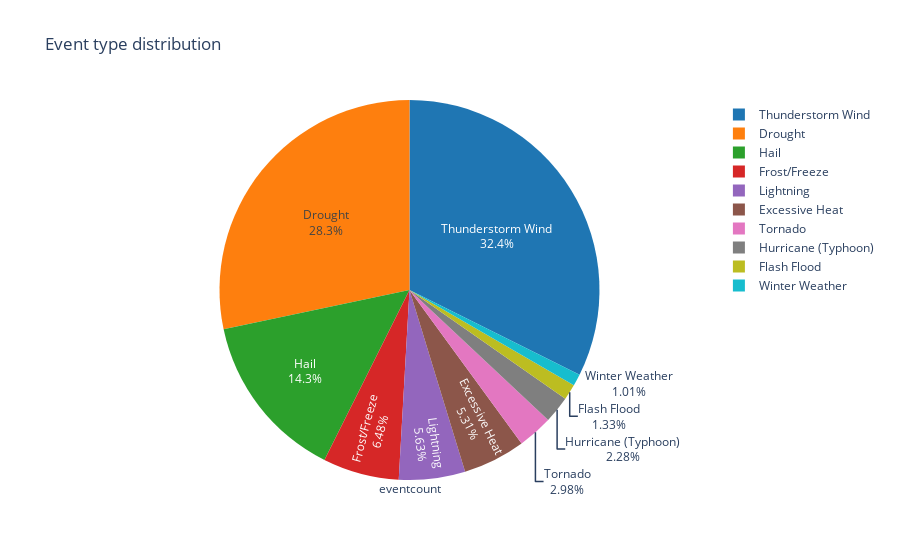

Notebook source saved alongside this figure:
### Markdown cell above
## Get Top 10 events for the specified State value (`stateFilter`)

Pass the `stateFilter` value as a pamater to the Kqlmagic query.

### Code cell
%%kql 
let _state = stateFilter;
StormEvents 
| where State == _state
| summarize eventcount=count() by EventType
| sort by eventcount
| limit 10
| render piechart title="Event type distribution"

### Figure 1 — Plotly figure (JSON) as saved in the notebook; plotly's stock layout.template omitted (floating-point values rounded to 4 significant figures)
{"data": [{"domain": {"x": [0, 1], "y": [0, 1]}, "labels": ["Thunderstorm Wind", "Drought", "Hail", "Frost/Freeze", "Lightning", "Excessive Heat", "Tornado", "Hurricane (Typhoon)", "Flash Flood", "Winter Weather"], "marker": {"colors": ["rgb(31, 118, 179)", "rgb(254, 127, 14)", "rgb(44, 160, 44)", "rgb(214, 39, 39)", "rgb(147, 102, 189)", "rgb(140, 86, 74)", "rgb(227, 119, 193)", "rgb(127, 127, 127)", "rgb(188, 189, 33)", "rgb(23, 189, 206)"]}, "name": "eventcount", "textinfo": "label+percent", "type": "pie", "values": [609, 533, 269, 122, 106, 100, 56, 43, 25, 19]}], "layout": {"annotations": [{"showarrow": false, "text": "eventcount", "x": 0.5, "y": -0.05}], "showlegend": true, "title": {"text": "Event type distribution"}}}
